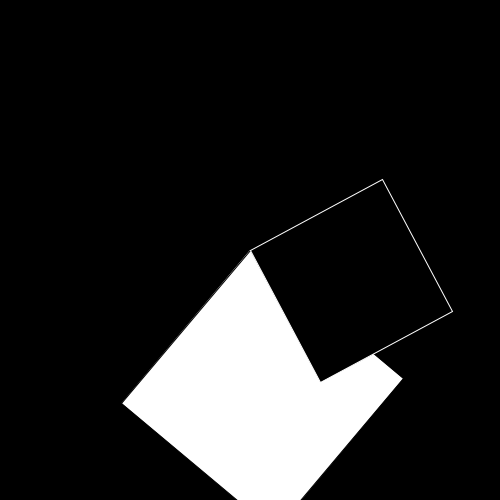
Frame 1 (no input)
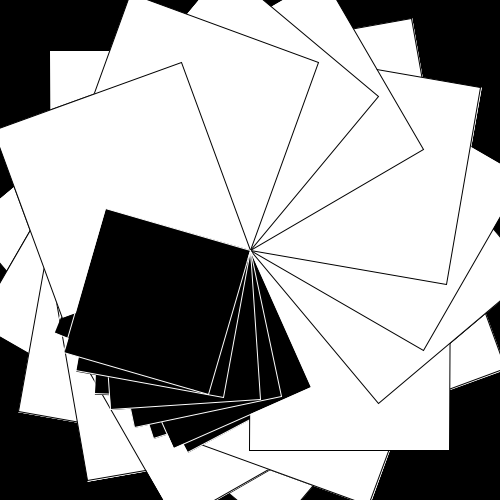
Frame 60 (the mouse pressed at the canvas centre just before this capture)
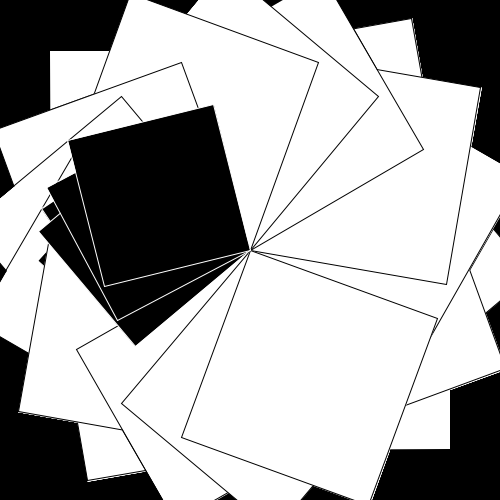
Frame 120 (the mouse held since frame 60 and released just before this capture)

The Processing sketch that drew these frames (run headless with seeded random() and noise(); from frame 60 on, the mouse is pressed at the canvas centre):

// Processing sketch: processing_171704
// ── processing_171704.pde

void setup()
{

  size(500,500);
  background(0);
  

}


void draw()
{
  fill(255);
  stroke(0);
  translate(width/2,height/2);
  rotate(radians(millis())*20);
  rect(0,0,200,200);
  
  fill(0);
  stroke(255);
  rotate(radians(millis())*2);
  rect(0,0,150,150);
  
  
  
  
  
  
}
